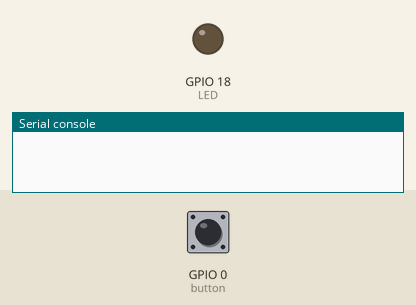
Bench run of a program on a simulated ESP32 board running MicroPython. On the bench: output pins drawn as LEDs (lit = HIGH), the last lines printed to the serial console. The test bench sets the inputs (shaded band); at power-on: GPIO 0 (button) HIGH.

Above: at 1.2 s.
1.3 s: GPIO 0 (button) pulled LOW for 0.15 s
At 1.9 s:
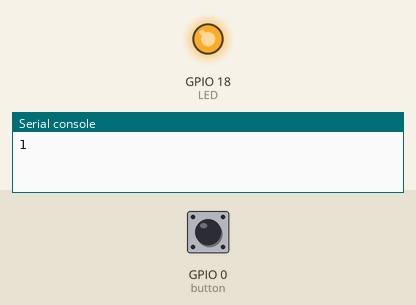
2.9 s: GPIO 0 (button) pulled LOW for 1 s
At 4.4 s:
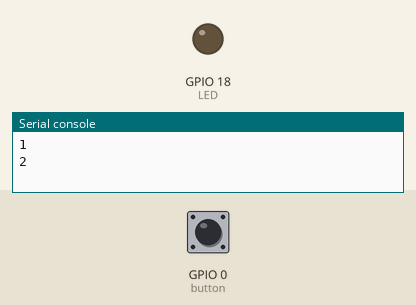
5.4 s: GPIO 0 (button) pulled LOW for 3.2 s
At 6.3 s:
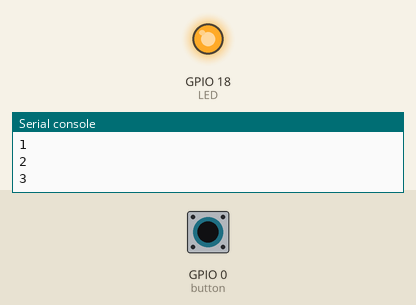
Timing chart, 0 to 8.4 s (numbered marks = the images above; inputs shaded):
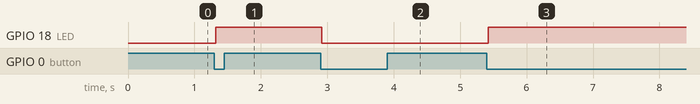

The program:

statusbutton.py
```python
from machine import Pin
import time
button=Pin(0,Pin.IN)
LED = Pin(18,Pin.OUT)
past_value=1
cur_value=1
counter=0
LED.value(0)


while True:
  cur_value=button.value()
  if(cur_value==0) and (past_value==1):
    time.sleep_ms(20)
    if button.value() == 0 :
      counter=counter+1
      print(counter)
      LED.value(1-LED.value())
  past_value=cur_value
```

Measured:
- after the input at 1.3 s, GPIO 18 (LED): LOW → HIGH at once
- after the input at 2.9 s, GPIO 18 (LED): HIGH → LOW at once
- after the input at 5.4 s, GPIO 18 (LED): LOW → HIGH at once
